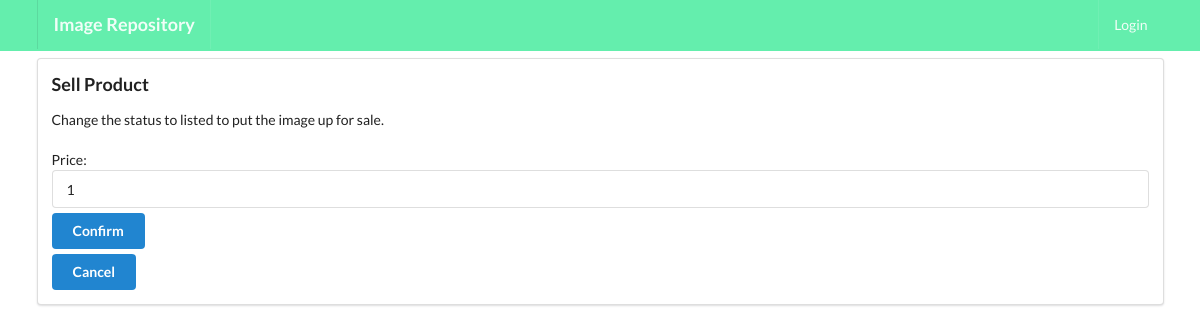
The page /products/2/sell/ on the database as committed earlier.
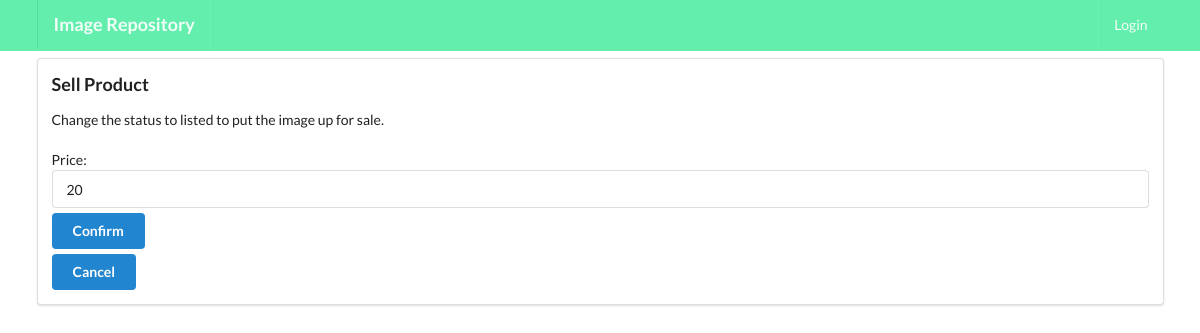
The same page on the database as committed later.
### products/models.py (models this page shows, shortened)
class Product(models.Model):
    image = models.ImageField(upload_to='products', validators=[FileExtensionValidator(['png', 'jpg', 'jpeg'])])
    name = models.CharField(default='product', max_length = 200)
    description = models.TextField(default="no bio", max_length=300,blank=True)
    tags = models.TextField(default="no bio", max_length=300,blank=True)
    slug = models.SlugField(unique=True, blank=True)
    owner = models.ForeignKey(Profile, on_delete=models.CASCADE, related_name='products')
    owned = 'owned'
    listed = 'listed'
    status_choice = [(owned, 'Owned'), (listed, 'Listed')]
    updated = models.DateTimeField(auto_now=True)
    created= models.DateTimeField(auto_now_add = True)
    price = models.IntegerField(default=1)
    status = models.CharField(max_length = 9,choices = status_choice, default = 1)
    class Meta:
        ordering = ('-created',)

### products/views.py (the view, shortened to what this page needs)
# urls.py: path('<pk>/sell/', ProductSellView.as_view(), name='product-sell'),
class ProductSellView(UpdateView):
    form_class = ProductSellForm
    model = Product
    template_name = 'products/sell.html'
    success_url = reverse_lazy('products:main-product-view')

### products/forms.py
class ProductSellForm(forms.ModelForm):
    class Meta:
        model = Product
        fields = ('price', )

### products/templates/products/sell.html (shortened to what this page needs)
{% extends 'base.html' %}
{% block content %}
    <div class= 'ui segment'>
        <h3>Sell Product</h3>
        <form action="" method="POST" class="ui form" enctype="multipart/form-data">
            Change the status to listed to put the image up for sale. <br>
            <br>
            {{form}}
            <button type ='submit' class ="ui button primary mt-5">Confirm</button>
        </form>
        <a href="/products/" class="item">
            <button class ="ui button primary mt-5">Cancel</button>
        </a>
    </div>
{% endblock content %}

Rows that differ between the two databases and show on the page:
changed Product: price "1" → "20"
